Frame 1 (no input): blank canvas, image omitted
Frame 60 (no input): blank canvas, image omitted
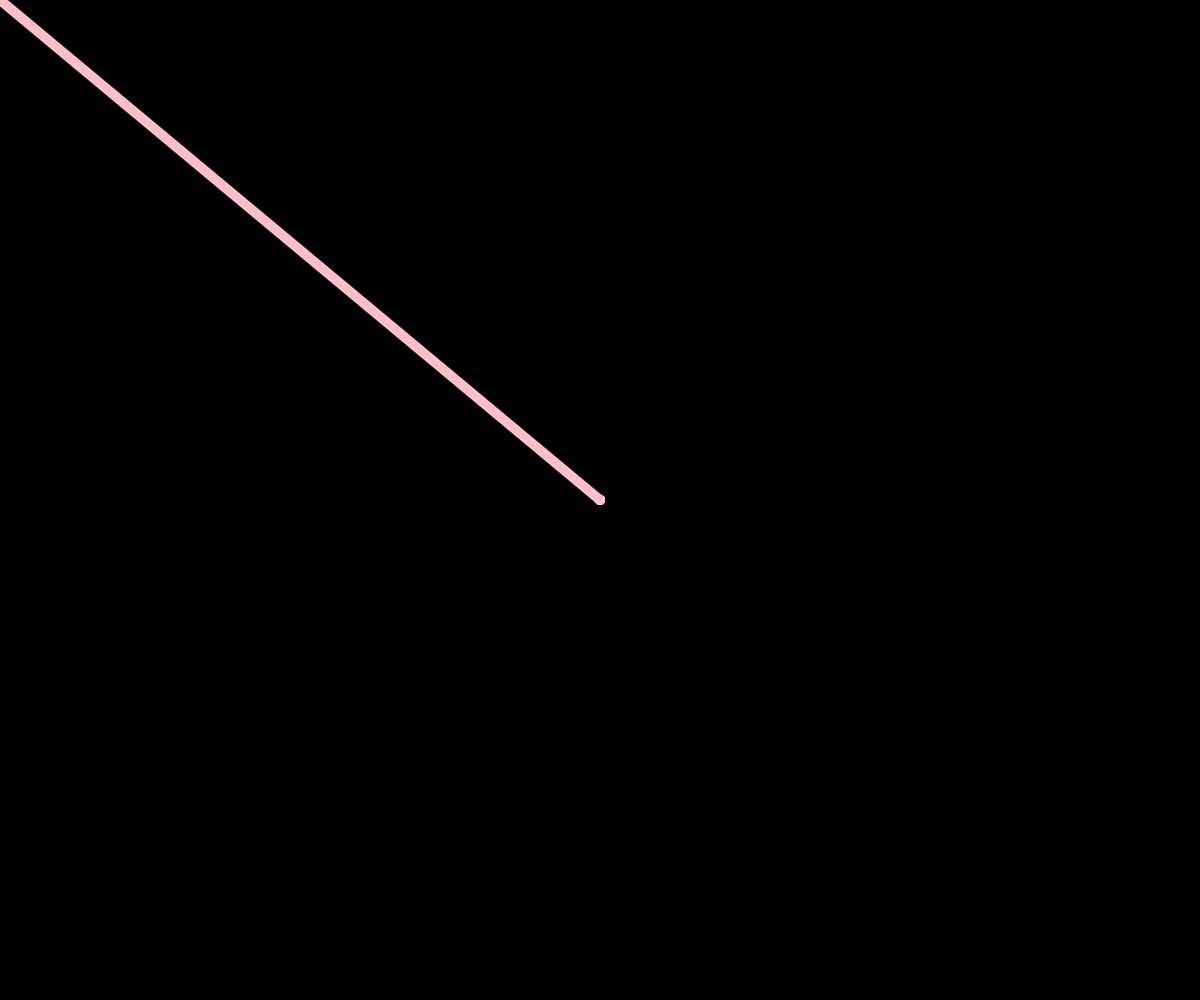
Frame 120 (the mouse pressed at the canvas centre since frame 60)

The p5.js sketch whose frames 1 and 60 were blank and that drew this single picture after the mouse press (run headless with seeded random() and noise() and a simulated clock; from frame 60 on, the mouse is pressed at the canvas centre):

// p5.js sketch
// ── sketch.js
var strokeColor = 'pink';


function setup() {
	createCanvas(windowWidth,windowHeight);
	background(0);
}

function draw() {
	strokeWeight(10);
	if (mouseIsPressed) {
		stroke(strokeColor);
		line(pmouseX, pmouseY, mouseX, mouseY);
	}
}

function keyTyped() {
	if (key === 'v') {
		strokeColor = '#d9b3ff';
	} else if (key === 'p') {
		strokeColor = 'pink';
		weight = 10;
	} else if (key === 'a') {
		strokeColor = '#99e6ff';
		weight = 10;
	} else if (key === 'g') {
		strokeColor = '#b3ffb3';
		weight = 10;
	} else if (key === 'y') {
		strokeColor = '#ffffb3';
	  weight = 10;
} else if (key === 'b') {
	strokeColor = 'black';
	weight = 10; 
}
}
